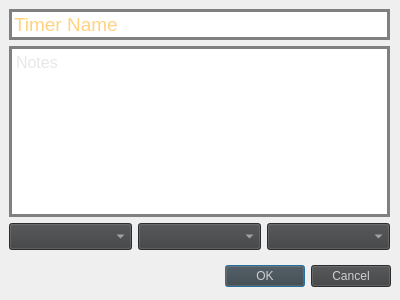
<?xml version="1.0" encoding="UTF-8"?>
<ui version="4.0">
 <class>TimerDialog</class>
 <widget class="QDialog" name="TimerDialog">
  <property name="geometry">
   <rect>
    <x>0</x>
    <y>0</y>
    <width>400</width>
    <height>300</height>
   </rect>
  </property>
  <property name="minimumSize">
   <size>
    <width>400</width>
    <height>300</height>
   </size>
  </property>
  <property name="maximumSize">
   <size>
    <width>400</width>
    <height>300</height>
   </size>
  </property>
  <property name="windowTitle">
   <string>Add Timer</string>
  </property>
  <property name="styleSheet">
   <string notr="true">background:</string>
  </property>
  <widget class="QDialogButtonBox" name="buttonBox">
   <property name="geometry">
    <rect>
     <x>50</x>
     <y>260</y>
     <width>341</width>
     <height>32</height>
    </rect>
   </property>
   <property name="styleSheet">
    <string notr="true">background: #3E3F40;;
color: #d0d0d0;</string>
   </property>
   <property name="orientation">
    <enum>Qt::Horizontal</enum>
   </property>
   <property name="standardButtons">
    <set>QDialogButtonBox::Cancel|QDialogButtonBox::Ok</set>
   </property>
  </widget>
  <widget class="QWidget" name="verticalLayoutWidget">
   <property name="geometry">
    <rect>
     <x>9</x>
     <y>9</y>
     <width>381</width>
     <height>241</height>
    </rect>
   </property>
   <layout class="QVBoxLayout" name="verticalLayout">
    <item>
     <widget class="QLineEdit" name="lineEdit">
      <property name="font">
       <font>
        <pointsize>14</pointsize>
       </font>
      </property>
      <property name="contextMenuPolicy">
       <enum>Qt::DefaultContextMenu</enum>
      </property>
      <property name="styleSheet">
       <string notr="true">border: 3px solid gray;
color: #ffa500;</string>
      </property>
      <property name="text">
       <string/>
      </property>
      <property name="placeholderText">
       <string>Timer Name</string>
      </property>
     </widget>
    </item>
    <item>
     <widget class="QTextEdit" name="textEdit">
      <property name="font">
       <font>
        <pointsize>12</pointsize>
       </font>
      </property>
      <property name="styleSheet">
       <string notr="true">border: 3px solid gray;
color: #d0d0d0;</string>
      </property>
      <property name="placeholderText">
       <string>Notes</string>
      </property>
     </widget>
    </item>
    <item>
     <layout class="QHBoxLayout" name="horizontalLayout">
      <item>
       <widget class="QComboBox" name="hourBox">
        <property name="sizePolicy">
         <sizepolicy hsizetype="Preferred" vsizetype="Expanding">
          <horstretch>0</horstretch>
          <verstretch>0</verstretch>
         </sizepolicy>
        </property>
        <property name="font">
         <font>
          <pointsize>12</pointsize>
         </font>
        </property>
        <property name="styleSheet">
         <string notr="true">background: #3E3F40;
color: #d0d0d0;
selection-background-color: lightgray;
</string>
        </property>
        <property name="maxVisibleItems">
         <number>12</number>
        </property>
       </widget>
      </item>
      <item>
       <widget class="QComboBox" name="minBox">
        <property name="sizePolicy">
         <sizepolicy hsizetype="Preferred" vsizetype="Preferred">
          <horstretch>0</horstretch>
          <verstretch>0</verstretch>
         </sizepolicy>
        </property>
        <property name="font">
         <font>
          <pointsize>12</pointsize>
         </font>
        </property>
        <property name="styleSheet">
         <string notr="true">background: #3E3F40;
color: #d0d0d0;
selection-background-color: lightgray;</string>
        </property>
        <property name="maxVisibleItems">
         <number>12</number>
        </property>
       </widget>
      </item>
      <item>
       <widget class="QComboBox" name="secBox">
        <property name="sizePolicy">
         <sizepolicy hsizetype="Preferred" vsizetype="Preferred">
          <horstretch>0</horstretch>
          <verstretch>0</verstretch>
         </sizepolicy>
        </property>
        <property name="font">
         <font>
          <pointsize>12</pointsize>
         </font>
        </property>
        <property name="styleSheet">
         <string notr="true">background: #3E3F40;
color: #d0d0d0;
selection-background-color: lightgray;</string>
        </property>
        <property name="maxVisibleItems">
         <number>12</number>
        </property>
       </widget>
      </item>
     </layout>
    </item>
   </layout>
  </widget>
 </widget>
 <resources/>
 <connections>
  <connection>
   <sender>buttonBox</sender>
   <signal>accepted()</signal>
   <receiver>TimerDialog</receiver>
   <slot>accept()</slot>
   <hints>
    <hint type="sourcelabel">
     <x>248</x>
     <y>254</y>
    </hint>
    <hint type="destinationlabel">
     <x>157</x>
     <y>274</y>
    </hint>
   </hints>
  </connection>
  <connection>
   <sender>buttonBox</sender>
   <signal>rejected()</signal>
   <receiver>TimerDialog</receiver>
   <slot>reject()</slot>
   <hints>
    <hint type="sourcelabel">
     <x>316</x>
     <y>260</y>
    </hint>
    <hint type="destinationlabel">
     <x>286</x>
     <y>274</y>
    </hint>
   </hints>
  </connection>
 </connections>
</ui>
